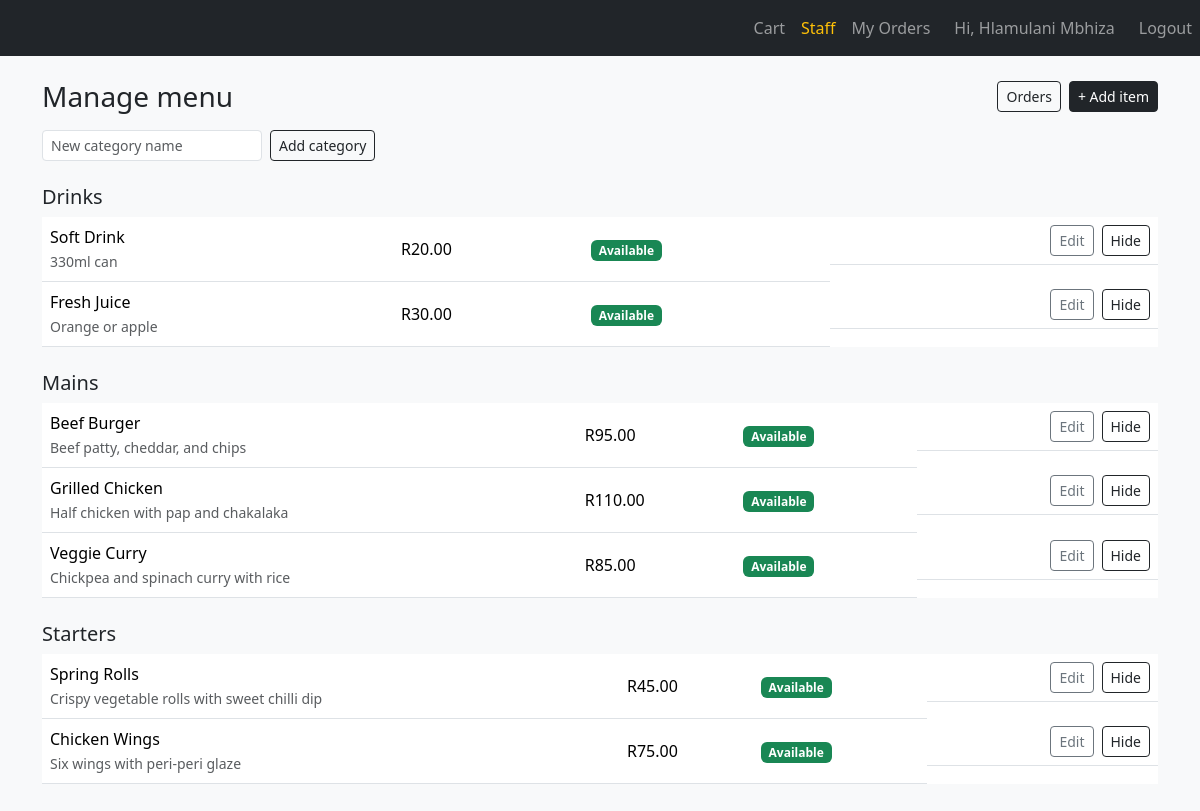
Page /admin/menu (signed in) on the committed database.
### app/models.py (models this page shows, shortened)
class User(UserMixin, db.Model):
    id = db.Column(db.Integer, primary_key=True)
    name = db.Column(db.String(80), nullable=False)
    email = db.Column(db.String(120), unique=True, nullable=False)
    password_hash = db.Column(db.String(256), nullable=False)
    role = db.Column(db.String(20), default="customer")  # customer / staff / driver

class Category(db.Model):
    id = db.Column(db.Integer, primary_key=True)
    name = db.Column(db.String(80), unique=True, nullable=False)
    items = db.relationship("MenuItem", backref="category", lazy=True)

class MenuItem(db.Model):
    id = db.Column(db.Integer, primary_key=True)
    name = db.Column(db.String(120), nullable=False)
    description = db.Column(db.String(300))
    price = db.Column(db.Numeric(8, 2), nullable=False)
    available = db.Column(db.Boolean, default=True)
    category_id = db.Column(db.Integer, db.ForeignKey("category.id"), nullable=False)

### app/routes/admin.py (the view)
@admin_bp.route("/menu")
@staff_required
def menu():
    categories = Category.query.order_by(Category.name).all()
    return render_template("admin_menu.html", categories=categories)

### app/__init__.py (called while the page is built)
def create_app():
    app = Flask(__name__)
    app.config["SECRET_KEY"] = "change-me"
    app.config["SQLALCHEMY_DATABASE_URI"] = "sqlite:///restaurant.db"
    db.init_app(app)
    login_manager.init_app(app)
    from .routes.menu import menu_bp
    from .routes.auth import auth_bp
    from .routes.cart import cart_bp
    from .routes.admin import admin_bp
    app.register_blueprint(menu_bp)
    app.register_blueprint(auth_bp)
    app.register_blueprint(cart_bp)
    app.register_blueprint(admin_bp)
    @app.context_processor
    def inject_cart_count():
        return {"cart_count": sum(session.get("cart", {}).values())}
    with app.app_context():
        from . import models  # make sure all tables are registered
        db.create_all()
    return app

### app/models.py (called while the page is built)
@login_manager.user_loader
def load_user(user_id):
    return db.session.get(User, int(user_id))

### app/routes/admin.py (called while the page is built)
def staff_required(view):
    @wraps(view)
    def wrapped(*args, **kwargs):
        if current_user.role != "staff":
            abort(403)
        return view(*args, **kwargs)
    return login_required(wrapped)

### app/templates/admin_menu.html (shortened to what this page needs)
{% extends "base.html" %}
{% block content %}
<div class="d-flex justify-content-between align-items-center mb-3">
  <h1 class="h3 mb-0">Manage menu</h1>
  <div class="d-flex gap-2">
    <a href="{{ url_for('admin.orders') }}" class="btn btn-outline-dark btn-sm">Orders</a>
    <a href="{{ url_for('admin.new_item') }}" class="btn btn-dark btn-sm">+ Add item</a>
  </div>
</div>
<form method="post" action="{{ url_for('admin.new_category') }}" class="row g-2 mb-4">
  <div class="col-auto">
    <input type="text" name="name" class="form-control form-control-sm" placeholder="New category name" required>
  </div>
  <div class="col-auto">
    <button class="btn btn-sm btn-outline-dark">Add category</button>
  </div>
</form>
{% for category in categories %}
<h2 class="h5 mt-4">{{ category.name }}</h2>
<table class="table bg-white align-middle">
  <tbody>
    {% for item in category.items %}
    <tr>
      <td>{{ item.name }}<br><small class="text-muted">{{ item.description }}</small></td>
      <td>R{{ "%.2f"|format(item.price) }}</td>
      <td>
        {% if item.available %}<span class="badge bg-success">Available</span>
        {% else %}<span class="badge bg-secondary">Hidden</span>{% endif %}
      </td>
      <td class="d-flex gap-2 justify-content-end">
        <a href="{{ url_for('admin.edit_item', item_id=item.id) }}" class="btn btn-sm btn-outline-secondary">Edit</a>
        <form method="post" action="{{ url_for('admin.toggle', item_id=item.id) }}">
          <button class="btn btn-sm btn-outline-dark">{{ 'Hide' if item.available else 'Show' }}</button>
        </form>
      </td>
    </tr>
    {% else %}
    <tr><td class="text-muted">No items in this category yet.</td></tr>
    {% endfor %}
  </tbody>
</table>
{% endfor %}
{% endblock %}

### app/templates/base.html (shortened to what this page needs)
<!doctype html>
<html lang="en">
<head>
  <link href="https://cdn.jsdelivr.net/npm/bootstrap@5.3.3/dist/css/bootstrap.min.css" rel="stylesheet">
</head>
<body class="bg-light">
  <nav class="navbar navbar-expand navbar-dark bg-dark">
      <div class="navbar-nav ms-auto">
        <a class="nav-link" href="{{ url_for('cart.view_cart') }}">
          Cart {% if cart_count %}<span class="badge bg-warning text-dark">{{ cart_count }}</span>{% endif %}
        </a>
        {% if current_user.is_authenticated %}
        {% if current_user.role == "staff" %}
          <a class="nav-link text-warning" href="{{ url_for('admin.orders') }}">Staff</a>
        {% endif %}
          <a class="nav-link" href="{{ url_for('cart.my_orders') }}">My Orders</a>
          <span class="navbar-text mx-3">Hi, {{ current_user.name }}</span>
          <a class="nav-link" href="{{ url_for('auth.logout') }}">Logout</a>
        {% else %}
          <a class="nav-link" href="{{ url_for('auth.login') }}">Login</a>
          <a class="nav-link" href="{{ url_for('auth.register') }}">Register</a>
        {% endif %}
      </div>
  </nav>
  <div class="container py-4">
    {% block content %}{% endblock %}
  </div>
</body>
</html>

### rows in the picture
User: name "Hlamulani Mbhiza"
Category: name "Drinks"
MenuItem: name "Soft Drink", description "330ml can", price "20.00", shows "Available", available "Hide"
MenuItem: name "Fresh Juice", description "Orange or apple", price "30.00", shows "Available", available "Hide"
Category: name "Mains"
MenuItem: name "Beef Burger", description "Beef patty, cheddar, and chips", price "95.00", shows "Available", available "Hide"
MenuItem: name "Grilled Chicken", description "Half chicken with pap and chakalaka", price "110.00", shows "Available", available "Hide"
MenuItem: name "Veggie Curry", description "Chickpea and spinach curry with rice", price "85.00", shows "Available", available "Hide"
Category: name "Starters"
MenuItem: name "Spring Rolls", description "Crispy vegetable rolls with sweet chilli dip", price "45.00", shows "Available", available "Hide"
MenuItem: name "Chicken Wings", description "Six wings with peri-peri glaze", price "75.00", shows "Available", available "Hide"
